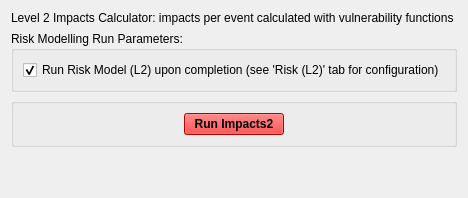
         <widget class="QWidget" name="tab_3">
          <attribute name="title">
           <string>Impacts (L2)</string>
          </attribute>
          <layout class="QVBoxLayout" name="verticalLayout_6">
           <item>
            <widget class="QLabel" name="label_2">
             <property name="text">
              <string>Level 2 Impacts Calculator: impacts per event calculated with vulnerability functions</string>
             </property>
            </widget>
           </item>
           <item>
            <widget class="QGroupBox" name="verticalGroupBox">
             <property name="title">
              <string>Risk Modelling Run Parameters:</string>
             </property>
             <layout class="QVBoxLayout" name="verticalLayout">
              <item>
               <widget class="QCheckBox" name="checkBox_i2RunRisk">
                <property name="text">
                 <string>Run Risk Model (L2) upon completion (see 'Risk (L2)' tab for configuration)</string>
                </property>
                <property name="checked">
                 <bool>true</bool>
                </property>
               </widget>
              </item>
             </layout>
            </widget>
           </item>
           <item>
            <widget class="QGroupBox" name="groupBox_7">
             <property name="title">
              <string/>
             </property>
             <layout class="QHBoxLayout" name="horizontalLayout_2">
              <item>
               <widget class="QPushButton" name="pushButton_i2run">
                <property name="maximumSize">
                 <size>
                  <width>100</width>
                  <height>16777215</height>
                 </size>
                </property>
                <property name="palette">
                 <palette>
                  <active>
                   <colorrole role="WindowText">
                    <brush brushstyle="SolidPattern">
                     <color alpha="255">
                      <red>0</red>
                      <green>0</green>
                      <blue>0</blue>
                     </color>
                    </brush>
                   </colorrole>
                   <colorrole role="Button">
                    <brush brushstyle="SolidPattern">
                     <color alpha="255">
                      <red>255</red>
                      <green>0</green>
                      <blue>0</blue>
                     </color>
                    </brush>
                   </colorrole>
                   <colorrole role="Light">
                    <brush brushstyle="SolidPattern">
                     <color alpha="255">
                      <red>255</red>
                      <green>127</green>
                      <blue>127</blue>
                     </color>
                    </brush>
                   </colorrole>
                   <colorrole role="Midlight">
                    <brush brushstyle="SolidPattern">
                     <color alpha="255">
                      <red>255</red>
                      <green>63</green>
                      <blue>63</blue>
                     </color>
                    </brush>
                   </colorrole>
                   <colorrole role="Dark">
                    <brush brushstyle="SolidPattern">
                     <color alpha="255">
                      <red>127</red>
                      <green>0</green>
                      <blue>0</blue>
                     </color>
                    </brush>
                   </colorrole>
                   <colorrole role="Mid">
                    <brush brushstyle="SolidPattern">
                     <color alpha="255">
                      <red>170</red>
                      <green>0</green>
                      <blue>0</blue>
                     </color>
                    </brush>
                   </colorrole>
                   <colorrole role="Text">
                    <brush brushstyle="SolidPattern">
                     <color alpha="255">
                      <red>0</red>
                      <green>0</green>
                      <blue>0</blue>
                     </color>
                    </brush>
                   </colorrole>
                   <colorrole role="BrightText">
                    <brush brushstyle="SolidPattern">
                     <color alpha="255">
                      <red>255</red>
                      <green>255</green>
                      <blue>255</blue>
                     </color>
                    </brush>
                   </colorrole>
                   <colorrole role="ButtonText">
                    <brush brushstyle="SolidPattern">
                     <color alpha="255">
                      <red>0</red>
                      <green>0</green>
                      <blue>0</blue>
                     </color>
                    </brush>
                   </colorrole>
                   <colorrole role="Base">
                    <brush brushstyle="SolidPattern">
                     <color alpha="255">
                      <red>255</red>
                      <green>255</green>
                      <blue>255</blue>
                     </color>
                    </brush>
                   </colorrole>
                   <colorrole role="Window">
                    <brush brushstyle="SolidPattern">
                     <color alpha="255">
                      <red>255</red>
                      <green>0</green>
                      <blue>0</blue>
                     </color>
                    </brush>
                   </colorrole>
                   <colorrole role="Shadow">
                    <brush brushstyle="SolidPattern">
                     <color alpha="255">
                      <red>0</red>
                      <green>0</green>
                      <blue>0</blue>
                     </color>
                    </brush>
                   </colorrole>
                   <colorrole role="AlternateBase">
                    <brush brushstyle="SolidPattern">
                     <color alpha="255">
                      <red>255</red>
                      <green>127</green>
                      <blue>127</blue>
                     </color>
                    </brush>
                   </colorrole>
                   <colorrole role="ToolTipBase">
                    <brush brushstyle="SolidPattern">
                     <color alpha="255">
                      <red>255</red>
                      <green>255</green>
                      <blue>220</blue>
                     </color>
                    </brush>
                   </colorrole>
                   <colorrole role="ToolTipText">
                    <brush brushstyle="SolidPattern">
                     <color alpha="255">
                      <red>0</red>
                      <green>0</green>
                      <blue>0</blue>
                     </color>
                    </brush>
                   </colorrole>
                  </active>
                  <inactive>
                   <colorrole role="WindowText">
                    <brush brushstyle="SolidPattern">
                     <color alpha="255">
                      <red>0</red>
                      <green>0</green>
                      <blue>0</blue>
                     </color>
                    </brush>
                   </colorrole>
                   <colorrole role="Button">
                    <brush brushstyle="SolidPattern">
                     <color alpha="255">
                      <red>255</red>
                      <green>0</green>
                      <blue>0</blue>
                     </color>
                    </brush>
                   </colorrole>
                   <colorrole role="Light">
                    <brush brushstyle="SolidPattern">
                     <color alpha="255">
                      <red>255</red>
                      <green>127</green>
                      <blue>127</blue>
                     </color>
                    </brush>
                   </colorrole>
                   <colorrole role="Midlight">
                    <brush brushstyle="SolidPattern">
                     <color alpha="255">
                      <red>255</red>
                      <green>63</green>
                      <blue>63</blue>
                     </color>
                    </brush>
                   </colorrole>
                   <colorrole role="Dark">
                    <brush brushstyle="SolidPattern">
                     <color alpha="255">
                      <red>127</red>
                      <green>0</green>
                      <blue>0</blue>
                     </color>
                    </brush>
                   </colorrole>
                   <colorrole role="Mid">
                    <brush brushstyle="SolidPattern">
                     <color alpha="255">
                      <red>170</red>
                      <green>0</green>
                      <blue>0</blue>
                     </color>
                    </brush>
                   </colorrole>
                   <colorrole role="Text">
                    <brush brushstyle="SolidPattern">
                     <color alpha="255">
                      <red>0</red>
                      <green>0</green>
                      <blue>0</blue>
                     </color>
                    </brush>
                   </colorrole>
                   <colorrole role="BrightText">
                    <brush brushstyle="SolidPattern">
                     <color alpha="255">
                      <red>255</red>
                      <green>255</green>
                      <blue>255</blue>
                     </color>
                    </brush>
                   </colorrole>
                   <colorrole role="ButtonText">
                    <brush brushstyle="SolidPattern">
                     <color alpha="255">
                      <red>0</red>
                      <green>0</green>
                      <blue>0</blue>
                     </color>
                    </brush>
                   </colorrole>
                   <colorrole role="Base">
                    <brush brushstyle="SolidPattern">
                     <color alpha="255">
                      <red>255</red>
                      <green>255</green>
                      <blue>255</blue>
                     </color>
                    </brush>
                   </colorrole>
                   <colorrole role="Window">
                    <brush brushstyle="SolidPattern">
                     <color alpha="255">
                      <red>255</red>
                      <green>0</green>
                      <blue>0</blue>
                     </color>
                    </brush>
                   </colorrole>
                   <colorrole role="Shadow">
                    <brush brushstyle="SolidPattern">
                     <color alpha="255">
                      <red>0</red>
                      <green>0</green>
                      <blue>0</blue>
                     </color>
                    </brush>
                   </colorrole>
                   <colorrole role="AlternateBase">
                    <brush brushstyle="SolidPattern">
                     <color alpha="255">
                      <red>255</red>
                      <green>127</green>
                      <blue>127</blue>
                     </color>
                    </brush>
                   </colorrole>
                   <colorrole role="ToolTipBase">
                    <brush brushstyle="SolidPattern">
                     <color alpha="255">
                      <red>255</red>
                      <green>255</green>
                      <blue>220</blue>
                     </color>
                    </brush>
                   </colorrole>
                   <colorrole role="ToolTipText">
                    <brush brushstyle="SolidPattern">
                     <color alpha="255">
                      <red>0</red>
                      <green>0</green>
                      <blue>0</blue>
                     </color>
                    </brush>
                   </colorrole>
                  </inactive>
                  <disabled>
                   <colorrole role="WindowText">
                    <brush brushstyle="SolidPattern">
                     <color alpha="255">
                      <red>127</red>
                      <green>0</green>
                      <blue>0</blue>
                     </color>
                    </brush>
                   </colorrole>
                   <colorrole role="Button">
                    <brush brushstyle="SolidPattern">
                     <color alpha="255">
                      <red>255</red>
                      <green>0</green>
                      <blue>0</blue>
                     </color>
                    </brush>
                   </colorrole>
                   <colorrole role="Light">
                    <brush brushstyle="SolidPattern">
                     <color alpha="255">
                      <red>255</red>
                      <green>127</green>
                      <blue>127</blue>
                     </color>
                    </brush>
                   </colorrole>
                   <colorrole role="Midlight">
                    <brush brushstyle="SolidPattern">
                     <color alpha="255">
                      <red>255</red>
                      <green>63</green>
                      <blue>63</blue>
                     </color>
                    </brush>
                   </colorrole>
                   <colorrole role="Dark">
                    <brush brushstyle="SolidPattern">
                     <color alpha="255">
                      <red>127</red>
                      <green>0</green>
                      <blue>0</blue>
                     </color>
                    </brush>
                   </colorrole>
                   <colorrole role="Mid">
                    <brush brushstyle="SolidPattern">
                     <color alpha="255">
                      <red>170</red>
                      <green>0</green>
                      <blue>0</blue>
                     </color>
                    </brush>
                   </colorrole>
                   <colorrole role="Text">
                    <brush brushstyle="SolidPattern">
                     <color alpha="255">
                      <red>127</red>
                      <green>0</green>
                      <blue>0</blue>
                     </color>
                    </brush>
                   </colorrole>
                   <colorrole role="BrightText">
                    <brush brushstyle="SolidPattern">
                     <color alpha="255">
                      <red>255</red>
                      <green>255</green>
                      <blue>255</blue>
                     </color>
                    </brush>
                   </colorrole>
                   <colorrole role="ButtonText">
                    <brush brushstyle="SolidPattern">
                     <color alpha="255">
                      <red>127</red>
                      <green>0</green>
                      <blue>0</blue>
                     </color>
                    </brush>
                   </colorrole>
                   <colorrole role="Base">
                    <brush brushstyle="SolidPattern">
                     <color alpha="255">
                      <red>255</red>
                      <green>0</green>
                      <blue>0</blue>
                     </color>
                    </brush>
                   </colorrole>
                   <colorrole role="Window">
                    <brush brushstyle="SolidPattern">
                     <color alpha="255">
                      <red>255</red>
                      <green>0</green>
                      <blue>0</blue>
                     </color>
                    </brush>
                   </colorrole>
                   <colorrole role="Shadow">
                    <brush brushstyle="SolidPattern">
                     <color alpha="255">
                      <red>0</red>
                      <green>0</green>
                      <blue>0</blue>
                     </color>
                    </brush>
                   </colorrole>
                   <colorrole role="AlternateBase">
                    <brush brushstyle="SolidPattern">
                     <color alpha="255">
                      <red>255</red>
                      <green>0</green>
                      <blue>0</blue>
                     </color>
                    </brush>
                   </colorrole>
                   <colorrole role="ToolTipBase">
                    <brush brushstyle="SolidPattern">
                     <color alpha="255">
                      <red>255</red>
                      <green>255</green>
                      <blue>220</blue>
                     </color>
                    </brush>
                   </colorrole>
                   <colorrole role="ToolTipText">
                    <brush brushstyle="SolidPattern">
                     <color alpha="255">
                      <red>0</red>
                      <green>0</green>
                      <blue>0</blue>
                     </color>
                    </brush>
                   </colorrole>
                  </disabled>
                 </palette>
                </property>
                <property name="font">
                 <font>
                  <weight>75</weight>
                  <bold>true</bold>
                 </font>
                </property>
                <property name="text">
                 <string>Run Impacts2</string>
                </property>
               </widget>
              </item>
             </layout>
            </widget>
           </item>
           <item>
            <spacer name="verticalSpacer_3">
             <property name="orientation">
              <enum>Qt::Vertical</enum>
             </property>
             <property name="sizeHint" stdset="0">
              <size>
               <width>20</width>
               <height>40</height>
              </size>
             </property>
            </spacer>
           </item>
          </layout>
         </widget>
